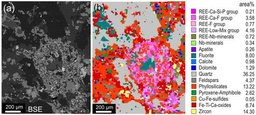
#> input picture test_b3.jpg, 256 x 115 px, shrunk from 550 x 247 before the run
$ python script.py
#> lines starting #> are read from the running program, lines starting #| are printed output that depends on the picture; after the words box and inside, x2 and y2 are one past the last pixel; in counts of white or black regions, pixels touching at a corner belong together
# Указывает интерпретатор Python 3 для запуска скрипта из командной строки
#!/usr/bin/env python3
# Объявляет кодировку исходного файла UTF-8 для корректной работы с кириллицей
# -*- coding: utf-8 -*-
# Краткое описание назначения модуля: извлечение полигонов по цвету
"""Получение полигонов по цвету из test_b3.jpg."""

# Включает отложенную оценку аннотаций типов для совместимости с вложенными функциями
from __future__ import annotations

# Импорт модуля для сериализации результатов в формат JSON
import json
# Импорт класса Path для работы с путями к файлам и каталогам
from pathlib import Path

# Импорт OpenCV для кластеризации, контуров и морфологических операций
import cv2
# Импорт NumPy для работы с многомерными массивами пикселей
import numpy as np
# Импорт Pillow для загрузки исходного изображения
from PIL import Image


# Главная точка входа пайплайна обработки изображения
def main() -> None:
    # Каталог, в котором расположен текущий скрипт
    base_dir = Path(__file__).resolve().parent
    # Корневой каталог проекта (родитель colab_b3)
    project_dir = base_dir.parent
    # Полный путь к исходному изображению test_b3.jpg
    image_path = project_dir / "test_b3.jpg"
    # Каталог для сохранения итоговых файлов результата
    result_dir = base_dir / "result"
    # Целевое число цветов палитры после квантования
    n_colors = 32

    # Шаг 1: загрузка изображения в оперативную память
    def step_1_load_image() -> tuple[np.ndarray, tuple[int, int]]:
        # Документация вложенной функции шага загрузки
        """Загрузка изображения в память."""
        # Проверка существования файла изображения на диске
        if not image_path.is_file():
            # Исключение, если исходный файл не найден
            raise FileNotFoundError(f"Изображение не найдено: {image_path}")

        # Открытие изображения и приведение к цветовому пространству RGB
        pil_image = Image.open(image_path).convert("RGB")
        # Преобразование PIL-изображения в массив NumPy uint8
        image_rgb = np.array(pil_image, dtype=np.uint8)
        # Извлечение высоты и ширины загруженного изображения
        height, width = image_rgb.shape[:2]

        # Формирование словаря с метаданными загруженного изображения
        result = {
            # Абсолютный путь к исходному файлу
            "path": str(image_path),
            # Размеры изображения в формате [высота, ширина]
            "shape": [height, width],
            # Строковое представление типа данных массива
            "dtype": str(image_rgb.dtype),
            # Число цветовых каналов (R, G, B)
            "channels": image_rgb.shape[2],
        }
        # Вывод результата шага 1 в консоль в формате JSON
        print("step_1_load_image:", json.dumps(result, ensure_ascii=False))
        # Возврат массива пикселей и размеров (ширина, высота)
        return image_rgb, (width, height)

    # Шаг 2: упрощение палитры изображения методом K-means
    def step_2_quantize_palette(
        # Входной RGB-массив исходного изображения
        image_rgb: np.ndarray,
    # Возвращает квантованное изображение и список цветов палитры
    ) -> tuple[np.ndarray, list[list[int]]]:
        # Документация вложенной функции квантования палитры
        """Упрощение палитры до 32 основных цветов (K-means)."""
        # Распаковка размеров изображения и числа каналов
        height, width, _ = image_rgb.shape
        # Преобразование пикселей в матрицу N×3 типа float32 для K-means
        pixels = image_rgb.reshape(-1, 3).astype(np.float32)

        # Критерии остановки алгоритма K-means: точность, итерации, epsilon
        criteria = (cv2.TERM_CRITERIA_EPS + cv2.TERM_CRITERIA_MAX_ITER, 20, 1.0)
        # Запуск K-means: метки кластеров и центры цветов
        _, labels, centers = cv2.kmeans(
            # Входные пиксели для кластеризации
            pixels,
            # Число кластеров (цветов палитры)
            n_colors,
            # Начальные метки (не используются, передаётся None)
            None,
            # Критерии сходимости алгоритма
            criteria,
            # Число повторных запусков с разной инициализацией
            3,
            # Метод инициализации центров: K-means++
            cv2.KMEANS_PP_CENTERS,
        )

        # Приведение центров кластеров к диапазону 0–255 и типу uint8
        centers_u8 = np.clip(centers, 0, 255).astype(np.uint8)
        # Построение квантованного изображения по меткам кластеров
        quantized = centers_u8[labels.flatten()].reshape(height, width, 3)
        # Преобразование палитры в список списков для сериализации
        palette = centers_u8.tolist()

        # Подсчёт уникальных цветов в палитре (должно быть ≤ n_colors)
        unique_colors = len({tuple(color) for color in palette})
        # Формирование словаря с итогами квантования палитры
        result = {
            # Заданное целевое число цветов
            "target_colors": n_colors,
            # Фактический размер списка палитры
            "palette_size": len(palette),
            # Число уникальных цветов среди центров кластеров
            "unique_colors": unique_colors,
            # Первые 5 цветов палитры для предпросмотра
            "palette_sample": palette[:5],
        }
        # Вывод результата шага 2 в консоль в формате JSON
        print("step_2_quantize_palette:", json.dumps(result, ensure_ascii=False))
        # Возврат квантованного изображения и полной палитры
        return quantized, palette

    # Шаг 3: разделение одноцветных областей по центрам внутренних дырок
    def step_3_split_regions_by_holes(
        # Квантованное RGB-изображение с ограниченной палитрой
        quantized: np.ndarray,
    # Словарь: цвет RGB → список бинарных масок подобластей
    ) -> dict[tuple[int, int, int], list[np.ndarray]]:
        # Документация вложенной функции разрезания областей
        """Для каждого цвета: разрез областей по центрам внутренних дырок."""
        # Распаковка размеров квантованного изображения
        height, width, _ = quantized.shape
        # Итоговый словарь масок для каждого уникального цвета
        color_masks: dict[tuple[int, int, int], list[np.ndarray]] = {}

        # Преобразование изображения в плоский список RGB-пикселей
        flat_colors = quantized.reshape(-1, 3)
        # Получение всех уникальных цветов, присутствующих на изображении
        unique_colors = np.unique(flat_colors, axis=0)

        # Перебор каждого уникального цвета палитры
        for color_arr in unique_colors:
            # Преобразование массива цвета в кортеж целых (R, G, B)
            color = tuple(int(v) for v in color_arr)
            # Бинарная маска: 1 там, где пиксель совпадает с текущим цветом
            mask = np.all(quantized == color_arr, axis=2).astype(np.uint8)

            # Поиск связных компонент данного цвета (8-связность)
            num_labels, labels = cv2.connectedComponents(mask, connectivity=8)
            # Список масок подобластей после разрезания по дыркам
            component_masks: list[np.ndarray] = []

            # Обход каждой связной компоненты, пропуская фон (метка 0)
            for label_id in range(1, num_labels):
                # Бинарная маска одной связной компоненты текущего цвета
                component = (labels == label_id).astype(np.uint8)
                # Разрез компоненты линиями через центры внутренних дырок
                split_mask = _split_component_by_hole_centers(component)
                # Повторный поиск связных компонент после разрезания
                sub_labels_count, sub_labels = cv2.connectedComponents(
                    # Маска компоненты после нанесения разрезающих линий
                    split_mask, connectivity=8
                )
                # Сбор всех новых подобластей, полученных после разреза
                for sub_id in range(1, sub_labels_count):
                    # Добавление маски очередной подобласти в список
                    component_masks.append((sub_labels == sub_id).astype(np.uint8))

            # Сохранение масок только если для цвета найдены области
            if component_masks:
                # Запись списка масок в словарь по ключу цвета
                color_masks[color] = component_masks

        # Общее число областей всех цветов после разрезания
        total_regions = sum(len(masks) for masks in color_masks.values())
        # Формирование словаря с итогами шага разрезания
        result = {
            # Число обработанных уникальных цветов
            "colors_processed": len(color_masks),
            # Суммарное число областей после разреза по дыркам
            "total_regions_after_split": total_regions,
            # Предпросмотр первых 5 цветов и числа их областей
            "colors_preview": [
                # Словарь с цветом и количеством областей для каждого цвета
                {"color": list(color), "regions": len(masks)}
                # Ограничение предпросмотра первыми пятью цветами
                for color, masks in list(color_masks.items())[:5]
            ],
        }
        # Вывод результата шага 3 в консоль в формате JSON
        print("step_3_split_regions_by_holes:", json.dumps(result, ensure_ascii=False))
        # Возврат словаря масок по цветам
        return color_masks

    # Шаг 4: извлечение полигонов как списков вершин из бинарных масок
    def step_4_extract_polygons(
        # Словарь масок областей, сгруппированных по цвету
        color_masks: dict[tuple[int, int, int], list[np.ndarray]],
    # Возвращает список словарей с данными каждого полигона
    ) -> list[dict]:
        # Документация вложенной функции извлечения полигонов
        """Описание областей списками вершин полигонов."""
        # Накопительный список всех найденных полигонов
        polygons_data: list[dict] = []
        # Счётчик уникальных идентификаторов полигонов
        polygon_id = 0

        # Перебор всех цветов и их масок областей
        for color, masks in color_masks.items():
            # Перебор масок областей одного цвета с индексом региона
            for region_idx, mask in enumerate(masks):
                # Поиск внешних контуров на бинарной маске области
                contours, _ = cv2.findContours(
                    # Бинарная маска текущей подобласти
                    mask, cv2.RETR_EXTERNAL, cv2.CHAIN_APPROX_SIMPLE
                )
                # Обработка каждого найденного контура
                for contour in contours:
                    # Пропуск слишком мелких контуров (шум, < 4 пикселей)
                    if cv2.contourArea(contour) < 4:
                        # Переход к следующему контуру без обработки
                        continue

                    # Допуск упрощения контура: 0.2% от длины периметра
                    epsilon = 0.002 * cv2.arcLength(contour, True)
                    # Упрощение контура до полигона с заданной точностью
                    approx = cv2.approxPolyDP(contour, epsilon, True)
                    # Преобразование вершин в список пар [x, y]
                    vertices = approx.reshape(-1, 2).tolist()

                    # Пропуск вырожденных фигур с менее чем тремя вершинами
                    if len(vertices) < 3:
                        # Переход к следующему контуру
                        continue

                    # Добавление записи о полигоне в итоговый список
                    polygons_data.append(
                        # Словарь с полными данными одного полигона
                        {
                            # Уникальный порядковый идентификатор полигона
                            "id": polygon_id,
                            # RGB-цвет области, которой принадлежит полигон
                            "color_rgb": list(color),
                            # Индекс исходной подобласти внутри цвета
                            "region_index": region_idx,
                            # Число вершин упрощённого полигона
                            "vertex_count": len(vertices),
                            # Список координат вершин [[x, y], ...]
                            "vertices": vertices,
                        }
                    )
                    # Увеличение счётчика для следующего полигона
                    polygon_id += 1

        # Формирование словаря с итогами извлечения полигонов
        result = {
            # Общее число извлечённых полигонов
            "polygon_count": len(polygons_data),
            # Предпросмотр первых трёх полигонов для отладки
            "preview": [
                # Краткие данные одного полигона для предпросмотра
                {
                    # Идентификатор полигона
                    "id": p["id"],
                    # RGB-цвет полигона
                    "color_rgb": p["color_rgb"],
                    # Число вершин полигона
                    "vertex_count": p["vertex_count"],
                    # Первые три вершины для быстрого просмотра
                    "first_vertices": p["vertices"][:3],
                }
                # Ограничение предпросмотра первыми тремя полигонами
                for p in polygons_data[:3]
            ],
        }
        # Вывод результата шага 4 в консоль в формате JSON
        print("step_4_extract_polygons:", json.dumps(result, ensure_ascii=False))
        # Возврат полного списка данных полигонов
        return polygons_data

    # Шаг 5: сохранение полигонов и сводки в каталог result
    def step_5_save_results(
        # Список словарей с данными всех полигонов
        polygons_data: list[dict],
        # Палитра из 32 основных цветов
        palette: list[list[int]],
        # Размер исходного изображения (ширина, высота)
        image_size: tuple[int, int],
    # Возвращает путь к сохранённому JSON-файлу
    ) -> Path:
        # Документация вложенной функции сохранения результатов
        """Сохранение результата в каталог result."""
        # Создание каталога result, если он ещё не существует
        result_dir.mkdir(parents=True, exist_ok=True)

        # Формирование полной структуры данных для JSON-файла
        output = {
            # Путь к исходному изображению
            "source_image": str(image_path),
            # Размеры изображения в виде словаря width/height
            "image_size": {"width": image_size[0], "height": image_size[1]},
            # Число цветов в упрощённой палитре
            "palette_colors": n_colors,
            # Полный список RGB-цветов палитры
            "palette": palette,
            # Общее число сохраняемых полигонов
            "polygon_count": len(polygons_data),
            # Массив всех полигонов с вершинами
            "polygons": polygons_data,
        }

        # Путь к основному JSON-файлу с полигонами
        json_path = result_dir / "polygons.json"
        # Запись JSON-файла с поддержкой кириллицы и отступами
        with json_path.open("w", encoding="utf-8") as file:
            # Сериализация словаря output в файл
            json.dump(output, file, ensure_ascii=False, indent=2)

        # Путь к текстовому файлу со сводной информацией
        summary_path = result_dir / "summary.txt"
        # Запись человекочитаемой сводки в текстовый файл
        with summary_path.open("w", encoding="utf-8") as file:
            # Строка с именем исходного файла
            file.write(f"Источник: {image_path.name}\n")
            # Строка с размерами изображения
            file.write(f"Размер: {image_size[0]}x{image_size[1]}\n")
            # Строка с числом цветов палитры
            file.write(f"Цветов в палитре: {n_colors}\n")
            # Строка с общим числом полигонов
            file.write(f"Полигонов: {len(polygons_data)}\n")

        # Формирование словаря с путями к сохранённым файлам
        result = {
            # Абсолютный путь к каталогу результатов
            "result_dir": str(result_dir),
            # Путь к JSON-файлу с полигонами
            "json_file": str(json_path),
            # Путь к текстовому файлу сводки
            "summary_file": str(summary_path),
            # Число сохранённых полигонов
            "polygon_count": len(polygons_data),
        }
        # Вывод результата шага 5 в консоль в формате JSON
        print("step_5_save_results:", json.dumps(result, ensure_ascii=False))
        # Возврат пути к основному JSON-файлу результата
        return json_path

    # Вспомогательная функция разрезания компоненты по центрам дырок
    def _split_component_by_hole_centers(component: np.ndarray) -> np.ndarray:
        # Документация вспомогательной функции разрезания по дыркам
        """Разделяет компоненту вертикальными/горизонтальными линиями через центры дырок."""
        # Копия маски компоненты для нанесения разрезающих линий
        split_mask = component.copy()
        # Поиск контуров с иерархией для обнаружения внешних границ и дырок
        contours, hierarchy = cv2.findContours(
            # Бинарная маска связной компоненты
            component, cv2.RETR_CCOMP, cv2.CHAIN_APPROX_SIMPLE
        )
        # Если контуры не найдены — возврат исходной маски без изменений
        if hierarchy is None:
            # Возврат неизменённой копии маски компоненты
            return split_mask

        # Извлечение массива иерархии из обёртки OpenCV (первый уровень)
        hierarchy = hierarchy[0]
        # Координаты всех ненулевых пикселей компоненты
        rows, cols = np.where(component)
        # Если компонента пуста — возврат маски без изменений
        if rows.size == 0:
            # Возврат исходной маски при отсутствии пикселей
            return split_mask

        # Минимальная и максимальная строка (границы по вертикали)
        min_row, max_row = int(rows.min()), int(rows.max())
        # Минимальный и максимальный столбец (границы по горизонтали)
        min_col, max_col = int(cols.min()), int(cols.max())

        # Перебор всех контуров с их индексами в иерархии
        for idx, contour in enumerate(contours):
            # Внутренний контур (дырка) имеет родителя и не имеет детей на этом уровне.
            # Индекс родительского контура в иерархии (3-й элемент)
            parent = hierarchy[idx][3]
            # Пропуск внешних контуров — обрабатываем только дырки (parent != -1)
            if parent == -1:
                # Переход к следующему контуру
                continue

            # Вычисление моментов контура для определения центра масс
            moments = cv2.moments(contour)
            # Пропуск вырожденных контуров с нулевой площадью
            if moments["m00"] == 0:
                # Переход к следующему контуру
                continue

            # X-координата центра дырки (центр масс по горизонтали)
            cx = int(moments["m10"] / moments["m00"])
            # Y-координата центра дырки (центр масс по вертикали)
            cy = int(moments["m01"] / moments["m00"])

            # Вертикальная разрезающая линия через центр дырки по всей высоте компоненты
            split_mask[min_row : max_row + 1, cx] = 0
            # Горизонтальная разрезающая линия через центр дырки по всей ширине компоненты
            split_mask[cy, min_col : max_col + 1] = 0

        # Возврат маски компоненты после нанесения всех разрезающих линий
        return split_mask

    # Вызов шага 1: загрузка изображения
    image_rgb, image_size = step_1_load_image()
#> in step_1_load_image, pil_image is the input picture: PIL image 256x115 RGB; mean R, G, B 158.1, 131.9, 132.1
#| step_1_load_image: {"path": "test_b3.jpg", "shape": [115, 256], "dtype": "uint8", "channels": 3}
#> image_size = (256, 115)
    # Вызов шага 2: квантование палитры до 32 цветов
    quantized, palette = step_2_quantize_palette(image_rgb)
#> in step_2_quantize_palette, `_, labels, centers = cv2.kmeans(`: centers = 32 rows, first 8: [48.95, 48.6, 48.9], [245.5, 242.2, 241.6], [174.4, 98.92, 84.86], [210.5, 163, 154.3], [97.3, 97.33, 96.79], [228.5, 102.8, 193.1], [194.2, 72.19, 45.46], [157.5, 158.9, 157.1]
#> in step_2_quantize_palette, `centers_u8 = np.clip(centers, 0, 255).astype(np.uint8)`: centers_u8 = 32 rows, first 8: [48, 48, 48], [245, 242, 241], [174, 98, 84], [210, 163, 154], [97, 97, 96], [228, 102, 193], [194, 72, 45], [157, 158, 157]
#> in step_2_quantize_palette, `quantized = centers_u8[labels.flatten()].reshape(height, width, 3)`:
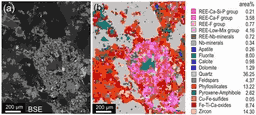
#> quantized: shape (115, 256, 3); mean of channels 0, 1, 2 157.6, 131.3, 131.5; drawn as R, G, B
#> in step_2_quantize_palette, `palette = centers_u8.tolist()`: palette = 32 items, first 6: [48, 48, 48], [245, 242, 241], [174, 98, 84], [210, 163, 154], [97, 97, 96], [228, 102, 193]
#> in step_2_quantize_palette, `unique_colors = len({tuple(color) for color in palette})`: unique_colors = 32
#> in step_2_quantize_palette, `result = { # Заданное целевое число цветов "target_colors": n_colors, ..`: result = {'target_colors': 32, 'palette_size': 32, 'unique_colors': 32, 'palette_sample': [[48, 48, 48], [245, 242, 241], [174, 98, 84], [210, 163, 154], [97, 97, 96]]}
#| step_2_quantize_palette: {"target_colors": 32, "palette_size": 32, "unique_colors": 32, "palette_sample": [[48, 48, 48], [245, 242, 241], [174, 98, 84], [210, 163, 154], [97, 97, 96]]}
    # Вызов шага 3: разрезание областей по центрам дырок
    color_masks = step_3_split_regions_by_holes(quantized)
#> in step_3_split_regions_by_holes, `unique_colors = np.unique(flat_colors, axis=0)`: unique_colors = 32 rows, first 8: [10, 9, 9], [31, 117, 113], [32, 32, 32], [48, 48, 48], [57, 51, 171], [63, 62, 62], [80, 80, 78], [97, 97, 96]
#> the loop in step_3_split_regions_by_holes, `for color_arr in unique_colors:` made 32 passes
#> color_arr on passes 4 to 11: [48, 48, 48], [57, 51, 171], [63, 62, 62], [80, 80, 78], [97, 97, 96], [114, 114, 114], [135, 136, 136], [136, 83, 52]
#> pass 1, in step_3_split_regions_by_holes, `mask = np.all(quantized == color_arr, axis=2).astype(np.uint8)`:
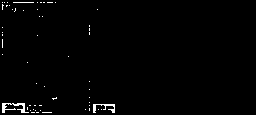
#> mask: shape (115, 256); values 0 (black) and 1 (white), 1.1% white in thin lines or dots, all inside (x1, y1, x2, y2) = (2, 2, 115, 113)
#> pass 1, in _split_component_by_hole_centers, `split_mask = component.copy()`:
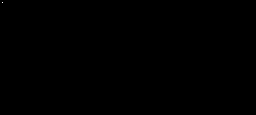
#> split_mask: shape (115, 256); values 0 (black) and 1 (white), 0% white in thin lines or dots, all inside (x1, y1, x2, y2) = (2, 2, 3, 3)
#> after the loop in step_3_split_regions_by_holes, `for color_arr in unique_colors:`:
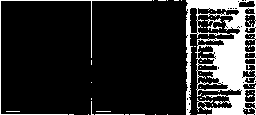
#> mask: shape (115, 256); values 0 (black) and 1 (white), 16.4% white; 47 white regions (43 under 20 px), largest, box (x1, y1, x2, y2) and area: (186, 0, 256, 115) 4196, (0, 0, 152, 115) 390, (205, 18, 222, 31) 71, (95, 114, 124, 115) 29
#> (printed output is left out)
    # Вызов шага 4: извлечение полигонов из масок
    polygons_data = step_4_extract_polygons(color_masks)
#> the loop in step_4_extract_polygons, `for color, masks in color_masks.items():` made 32 passes
#> (printed output is left out)
    # Вызов шага 5: сохранение результатов в каталог result
    step_5_save_results(polygons_data, palette, image_size)
#| step_5_save_results: {"result_dir": "colab_b3/result", "json_file": "colab_b3/result/polygons.json", "summary_file": "colab_b3/result/summary.txt", "polygon_count": 177}


# Точка входа при запуске скрипта как самостоятельной программы
if __name__ == "__main__":
    # Запуск главной функции пайплайна
    main()
